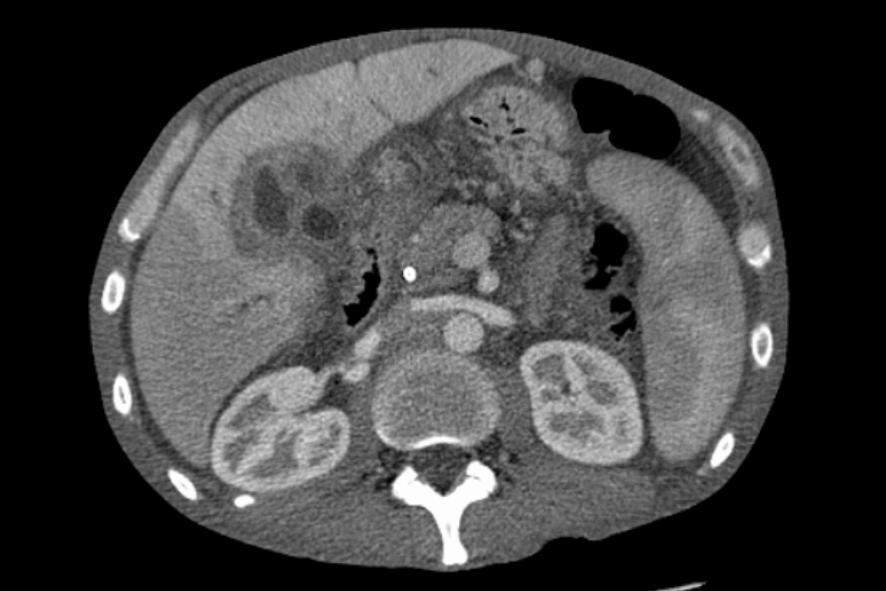
#> input picture images/cholangioca.jpg, 886 x 591 px, found by its file name
$ jupyter execute 'Section 5.2.3 Effect of Missing Projections.ipynb'
#> lines starting #> are read from the running program, lines starting #| are printed output that depends on the picture
[cell 1]
import numpy as np
import matplotlib.pyplot as plt
from skimage.io import imread
from skimage.color import rgb2gray
from skimage.transform import rotate, resize
from google.colab import files
from skimage.metrics import structural_similarity as ssim
from skimage.metrics import peak_signal_noise_ratio as psnr

# ----------------------------
# 1. Radon Transform
# ----------------------------
def radon_transform(image, steps):
    """Compute sinogram of the image."""
    n = image.shape[0]
    sinogram = np.zeros((n, steps), dtype=np.float64)
    for s in range(steps):
        rotated = rotate(image, -s * 180 / steps, resize=False, order=1, mode='constant')
        sinogram[:, s] = np.sum(rotated, axis=0)
    return sinogram

# ----------------------------
# 2. Pad Sinogram to Square
# ----------------------------
def sinogram_circle_to_square(sinogram):
    diagonal = int(np.ceil(np.sqrt(2) * sinogram.shape[0]))
    pad = diagonal - sinogram.shape[0]
    old_center = sinogram.shape[0] // 2
    new_center = diagonal // 2
    pad_before = new_center - old_center
    pad_width = ((pad_before, pad - pad_before), (0, 0))
    return np.pad(sinogram, pad_width, mode='constant', constant_values=0)

# ----------------------------
# 3. Filtered Backprojection
# ----------------------------
def iradon_transform(radon_image, theta, interpolation='linear'):
    output_size = radon_image.shape[0]
    radon_image = sinogram_circle_to_square(radon_image)
    th = np.deg2rad(theta)  # convert to radians

    # pad to next power of 2 for FFT
    proj_size_padded = max(64, int(2 ** np.ceil(np.log2(2 * radon_image.shape[0]))))
    pad_width = ((0, proj_size_padded - radon_image.shape[0]), (0, 0))
    img = np.pad(radon_image, pad_width, mode='constant', constant_values=0)

    # Fourier filtering (ramp filter)
    freqs = np.fft.fftfreq(proj_size_padded).reshape(-1, 1)
    ramp_filter = 2 * np.abs(freqs)
    projection_fft = np.fft.fft(img, axis=0) * ramp_filter
    radon_filtered = np.real(np.fft.ifft(projection_fft, axis=0))
    radon_filtered = radon_filtered[:radon_image.shape[0], :]

    # Backprojection
    reconstructed = np.zeros((output_size, output_size), dtype=np.float64)
    X, Y = np.mgrid[0:output_size, 0:output_size]
    xpr = X - output_size // 2
    ypr = Y - output_size // 2
    mid_index = radon_image.shape[0] // 2

    for i in range(len(theta)):
        t = ypr * np.cos(th[i]) - xpr * np.sin(th[i])
        x = np.arange(radon_filtered.shape[0]) - mid_index

        if interpolation == 'linear':
            backproj = np.interp(t, x, radon_filtered[:, i], left=0, right=0)
        else:
            from scipy.interpolate import interp1d
            interpolant = interp1d(x, radon_filtered[:, i], kind=interpolation,
                                   bounds_error=False, fill_value=0)
            backproj = interpolant(t)
        reconstructed += backproj

    # Mask outside circle
    radius = output_size // 2
    mask = (xpr**2 + ypr**2) <= radius**2
    reconstructed[~mask] = 0

    # Normalize
    return reconstructed * np.pi / (2 * len(th))

# ----------------------------
# 4. Main
# ----------------------------
# Load image
uploaded = files.upload()
#> the answer given: cholangioca.jpg
imagename = next(iter(uploaded)) # Get the filename from the dictionary
image = imread(imagename)
#> image is the input picture: shape (591, 886, 3); min 0, max 255, mean 64.6
if image.ndim == 3:
    if image.shape[2] == 4: # Check if it's RGBA
        image = image[:, :, :3] # Discard alpha channel
    image = rgb2gray(image)
#> image: shape (591, 886) float64
image = resize(image, (220, 220), anti_aliasing=True)
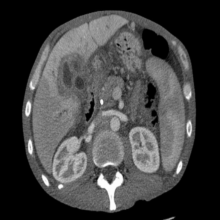
#> image: shape (220, 220) float64; min 0, max 0.995, mean 0.253

# Radon Transform
steps = 180
sinogram = radon_transform(image, steps)
#> after the loop in radon_transform, `for s in range(steps):`:
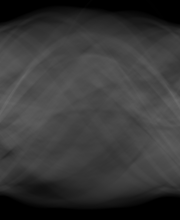
#> sinogram: shape (220, 180) float64; min 0, max 107.3, mean 55.7

# Theta angles
theta = np.linspace(0., 180., steps, endpoint=False)

# FBP reconstruction
reconstruction_fbp = iradon_transform(sinogram, theta, interpolation='cubic')
#> in sinogram_circle_to_square, `return np.pad(sinogram, pad_width, mode='constant', constant_values=0)`:
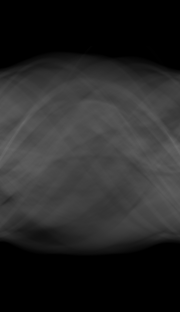
#> returned value: shape (312, 180) float64; min 0, max 107.3, mean 39.3
#> in iradon_transform, `img = np.pad(radon_image, pad_width, mode='constant', constant_values=0)`:
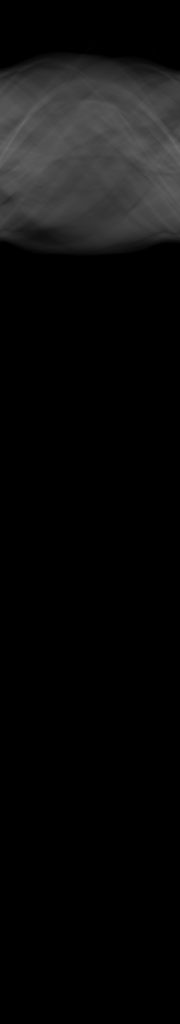
#> img: shape (1024, 180) float64; min 0, max 107.3, mean 12
#> in iradon_transform, `radon_filtered = np.real(np.fft.ifft(projection_fft, axis=0))`:
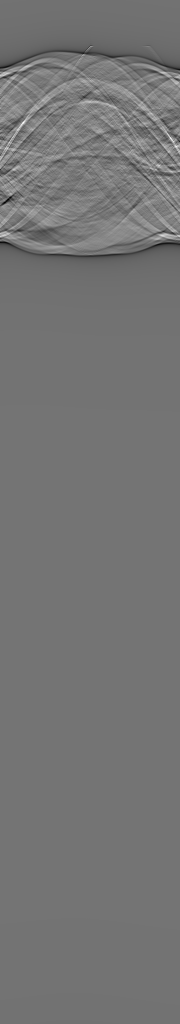
#> radon_filtered: shape (1024, 180) float64; min -3.18, max 3.75, mean -9.64e-21; drawn with min black and max white
#> in iradon_transform, `radon_filtered = radon_filtered[:radon_image.shape[0], :]`:
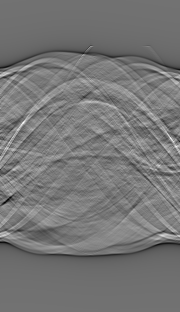
#> radon_filtered: shape (312, 180) float64; min -3.18, max 3.75, mean 0.0531; drawn with min black and max white
#> the loop in iradon_transform, `for i in range(len(theta)):` made 180 passes
#> pass 1, in iradon_transform, `backproj = interpolant(t)`:
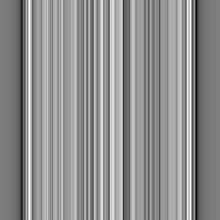
#> backproj: shape (220, 220) float64; min -2.9, max 2.47, mean 0.125; drawn with min black and max white
#> after the loop in iradon_transform, `for i in range(len(theta)):`:
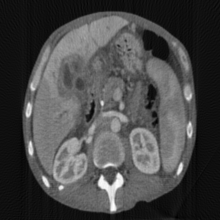
#> reconstructed: shape (220, 220) float64; min -8.62, max 121.7, mean 28.3; drawn with min black and max white
#> after the loop in iradon_transform, `for i in range(len(theta)):`:
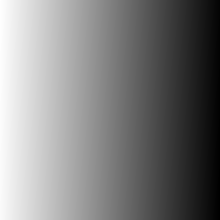
#> t: shape (220, 220) float64; min -110.9, max 111.9, mean 0.5; drawn with min black and max white

# ----------------------------
# 5. Plot results
# ----------------------------
fig, (ax1, ax2) = plt.subplots(1, 2, figsize=(10, 5))
ax1.set_title("Original Image")
ax1.imshow(image, cmap='gray')
ax1.axis('off')

ax2.set_title("180 Projections Sinogram")
ax2.imshow(sinogram, cmap='gray', aspect='auto',
           extent=(0, 180, 0, sinogram.shape[0]))
ax2.set_xlabel("Projection angle (deg)")
ax2.set_ylabel("Projection position (pixels)")

plt.show()

# Reconstruction error
error = reconstruction_fbp - image
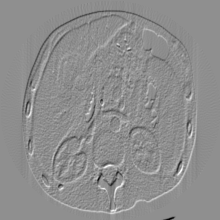
#> error: shape (220, 220) float64; min -0.624, max 0.485, mean -0.005; drawn with min black and max white

# Calculate and print metrics
mse = np.mean(error**2)
#> mse = 0.00325
rmse = np.sqrt(mse)
#> rmse = 0.057

# PSNR calculation requires `data_range` for the image. Assuming normalized image [0, 1].
# If image pixel values are 0-255, data_range should be 255.
data_range = image.max() - image.min() # For float images normalized to [0,1]
#> data_range = 0.995
psnr_value = psnr(image, reconstruction_fbp, data_range=data_range)
#> psnr_value = 24.84

# SSIM calculation. Requires 'data_range' and can take 'win_size' for window size.
# Also multi-channel option is for color images, which we are not using here.
ssim_value = ssim(image, reconstruction_fbp, data_range=data_range)
#> ssim_value = 0.733

print(f'FBP MSE: {mse:.3g}')
#| FBP MSE: 0.00325
print(f'FBP RMSE: {rmse:.3g}')
#| FBP RMSE: 0.057
print(f'FBP PSNR: {psnr_value:.3g}')
#| FBP PSNR: 24.8
print(f'FBP SSIM: {ssim_value:.3g}')
#| FBP SSIM: 0.733

fig, (ax1, ax2) = plt.subplots(1, 2, figsize=(10, 5))
ax1.set_title("180 Projections FBP Reconstruction")
ax1.imshow(reconstruction_fbp, cmap='gray')
ax1.axis('off')

ax2.set_title("Reconstruction Error")
imkwargs = dict(vmin=-0.2, vmax=0.2)
ax2.imshow(error, cmap='gray', **imkwargs)
plt.show()

$ run again, on images/sagittalslice.jpg
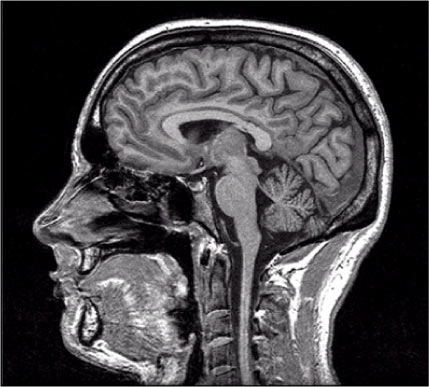
#> input picture images/sagittalslice.jpg, 429 x 387 px, found by its file name
#> image is the input picture: shape (387, 429, 3); mean R, G, B 68.3, 66.8, 68.8
#> after the loop in iradon_transform, `for i in range(len(theta)):`:
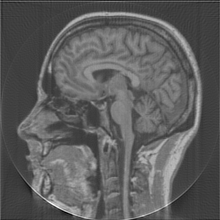
#> reconstructed: shape (220, 220) float64; min -62.62, max 187.7, mean 29.2; drawn with min black and max white
#> `error = reconstruction_fbp - image`:
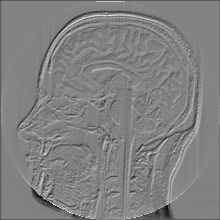
#> error: shape (220, 220) float64; min -0.976, max 0.92, mean -0.0127; drawn with min black and max white
#> mse = 0.0154
#> rmse = 0.124
#> data_range = 1
#> psnr_value = 18.11
#> ssim_value = 0.606
#| FBP MSE: 0.0154
#| FBP RMSE: 0.124
#| FBP PSNR: 18.1
#| FBP SSIM: 0.606

$ run again, on images/transverseslice.jpg
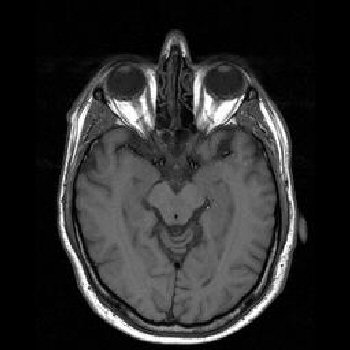
#> input picture images/transverseslice.jpg, 350 x 350 px, found by its file name
#> image is the input picture: shape (350, 350, 3); min 0, max 255, mean 43.7
#> `error = reconstruction_fbp - image`:
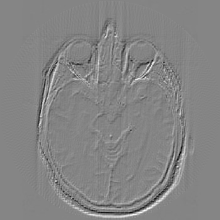
#> error: shape (220, 220) float64; min -0.706, max 0.642, mean -0.00364; drawn with min black and max white
#> mse = 0.00494
#> rmse = 0.0703
#> data_range = 1
#> psnr_value = 23.06
#> ssim_value = 0.766
#| FBP MSE: 0.00494
#| FBP RMSE: 0.0703
#| FBP PSNR: 23.1
#| FBP SSIM: 0.766
